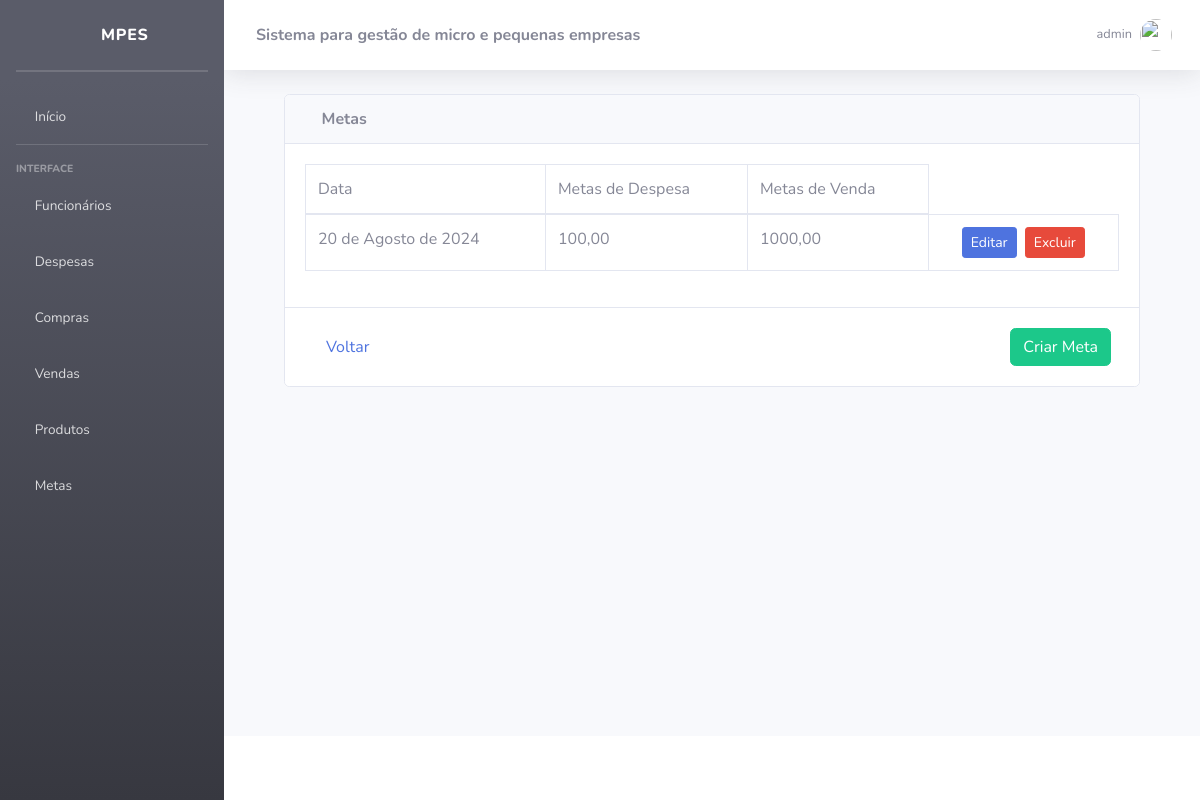
The app's page /meta/ (signed in) with its own data.
### metaLucro/models.py (models this page shows)
class Meta(models.Model):
    usuario = models.ForeignKey(User, on_delete=models.CASCADE)
    data = models.DateField()
    despesa = models.DecimalField(max_digits=15, decimal_places=2)  # Campo para o valor de despesas
    venda = models.DecimalField(max_digits=15, decimal_places=2)  # Campo para o valor de vendas

### metaLucro/views.py (the view)
# urls.py: path("", views.listartudo, name="listarCompra"),
@login_required
def listartudo(request):
    create_groups()
    user = request.user.username
    meta = Meta.objects.all()
    return render(request, "MetaLucro/listartudo.html", {'meta': meta, 'user':user })

### MPEs/utils.py (called while the page is built)
def create_groups():
    if not Group.objects.exists():
        groupAdmin = Group(name='vendedor')
        groupAdmin.save()
        groupAdmin = Group(name='caixa')
        groupAdmin.save()
        groupAdmin = Group(name='administrador')
        groupAdmin.save()

### templates/metaLucro/listartudo.html
{% extends 'base.html' %}
{% block content %}
  <div class="container">
    <div class="row m-0">
      <div class="col-12">
        <div class="card">
          <div class="card-header ml-0">
            <i class="fas fa-calendar-day  fa-1x"></i>
             <strong>Metas</strong>
          </div>
          <div class="card-body">
            <div class="table-responsive">
              <table class="table table-bordered" id="dataTable" width="100%" cellspacing="0">
                <thead>
                  <tr>
                    <td>Data</td>
                    <td>Metas de Despesa</td>
                    <td>Metas de Venda</td>
                  </tr>
                </thead>
                <tbody>
                  {% if meta %}
                    {% for metas in meta %}
                      <tr>
                        <td>{{ metas.data }}</td>
                        <td>{{ metas.despesa }}</td>
                        <td>{{ metas.venda }}</td>
                        <td class="text-center">
                          <a href="{% url 'atualizarMeta' metas.id %}" class="btn btn-primary btn-sm mr-1">Editar</a>
                          <a href="{% url 'confirmarMeta' metas.id %}" class="btn btn-danger btn-sm">Excluir</a>
                        </td>
                      </tr>
                    {% endfor %}
                  {% endif %}
                </tbody>
              </table>
            </div>
          </div>
          <div class="card-footer bg-white">
            <div class="d-flex justify-content-between p-2">
              <a href="{% url 'home' %}" class="btn btn-link btn-custom-size">Voltar</a>
              <a href="{% url 'criarMeta' %}" class="btn btn-success btn-custom-size">Criar Meta</a>
            </div>
          </div>
        </div>
      </div>
    </div>
  </div>
{% endblock %}

### templates/topbar.html (shortened to what this page needs)
{% load static %}
<nav class="navbar navbar-expand navbar-light bg-white topbar mb-4 static-top shadow">
    <div class="sidebar-brand-text mx-3"><strong>Sistema para gestão de micro e pequenas empresas</strong></div>
    <ul class="navbar-nav ml-auto">
        <li class="nav-item dropdown no-arrow d-sm-none">
        <li class="nav-item dropdown no-arrow">
            <a class="nav-link dropdown-toggle" href="#" id="userDropdown" role="button"
                data-toggle="dropdown" aria-haspopup="true" aria-expanded="false">
                <span class="mr-2 d-none d-lg-inline text-gray-600 small">{{ user }}</span>
                <img class="img-profile rounded-circle"
                src="{% static 'img/undraw_profile.svg' %}">
        </a>
        </li>
    </ul>
</nav>

### records on screen
Meta: data "20 de Agosto de 2024", despesa "100,00", venda "1000,00"

### other values on screen
{{ user }} "admin"
